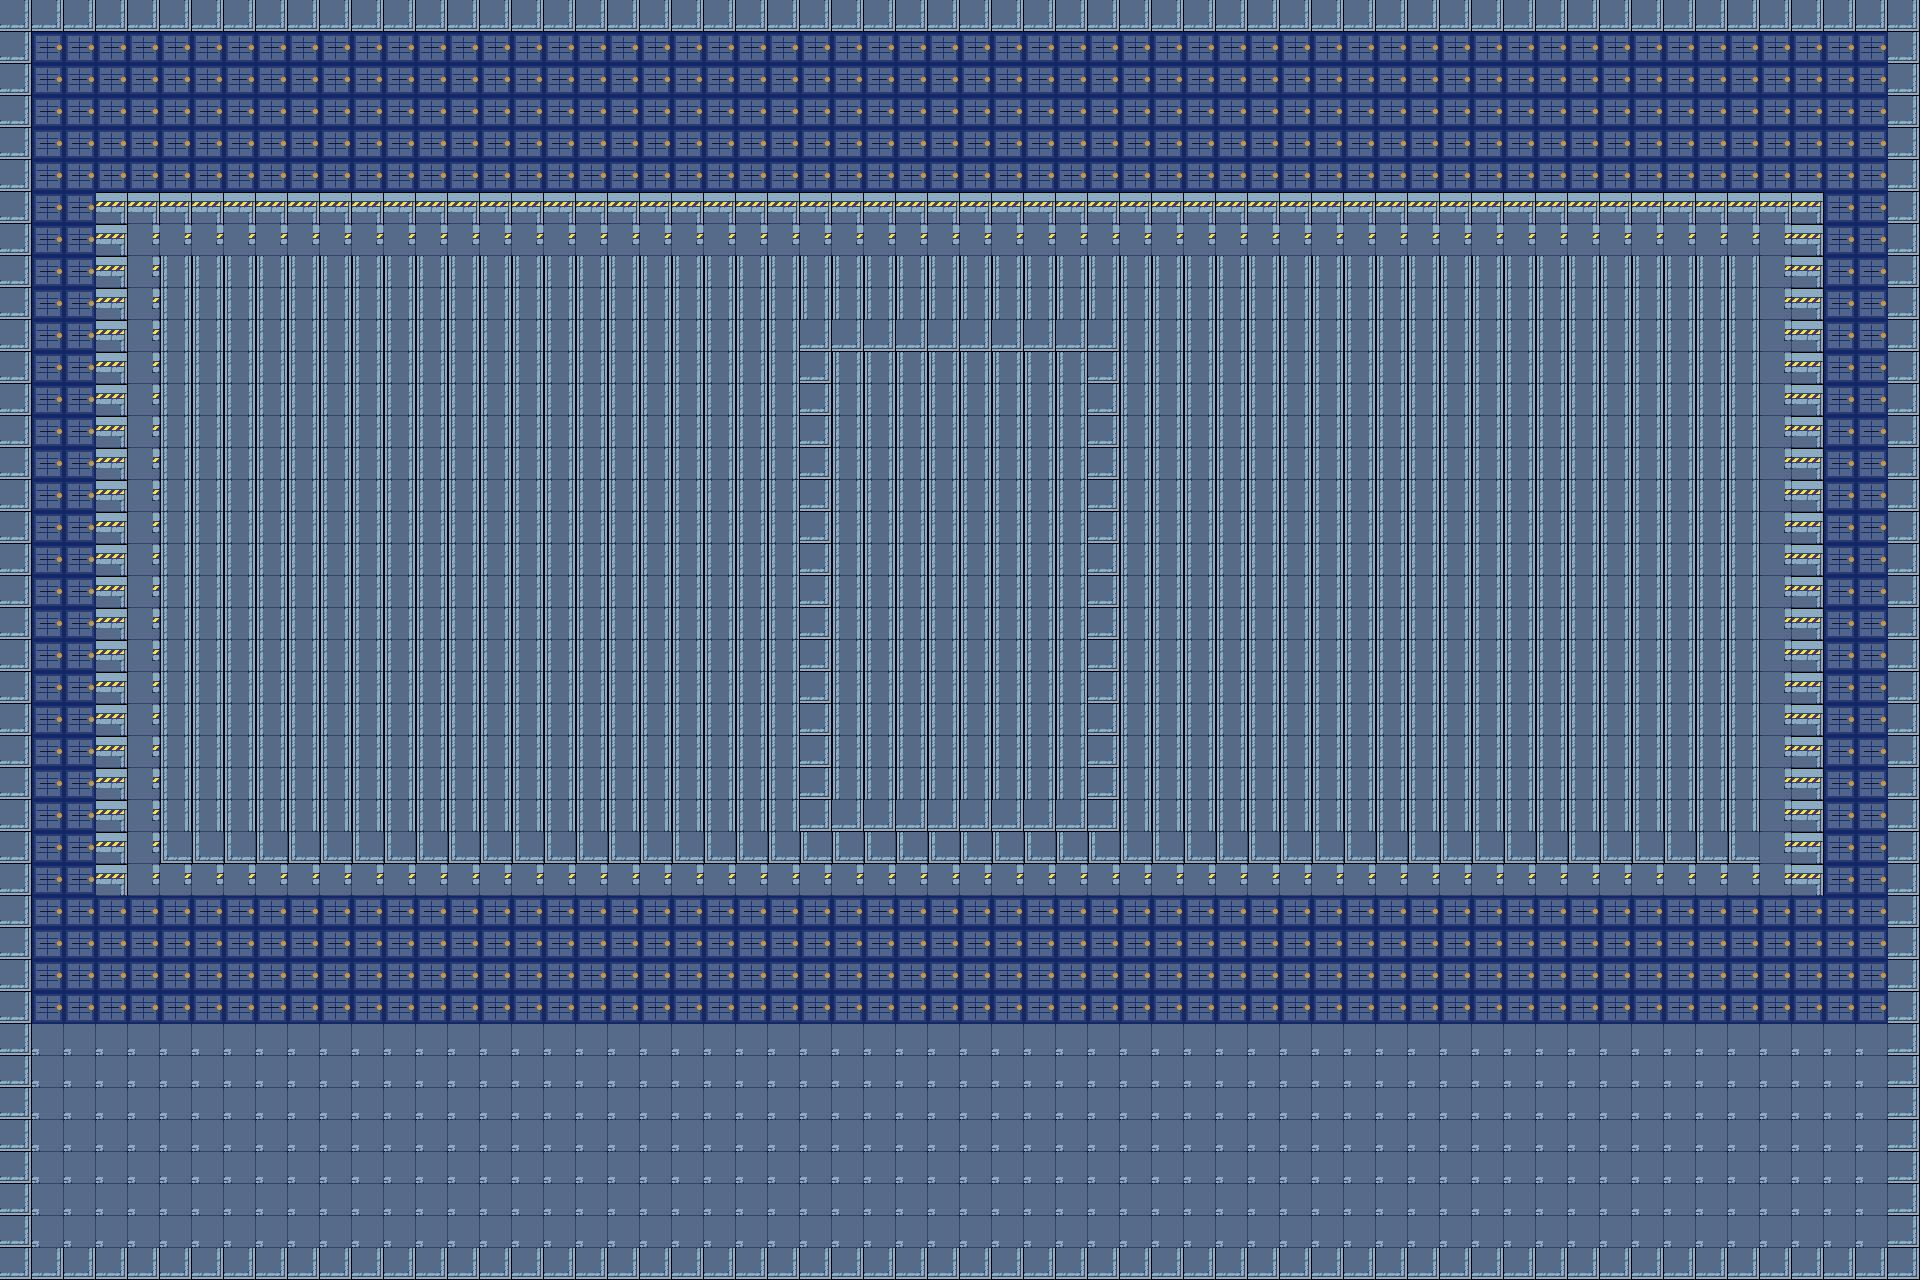

This game map was drawn from its Tiled (.tmx) file and the tilesets committed beside it. A one-line description and the trimmed map source follow:
An orthogonal 60x40 tile map with 32x32 px tiles, 2 tile layers (ground, collision), 2 tilesets and 15 objects (14x Obstacle, Portal).

<map version="1.10" tiledversion="1.11.0" orientation="orthogonal" renderorder="right-down" width="60" height="40" tilewidth="32" tileheight="32" infinite="0" nextlayerid="4" nextobjectid="200">
 <tileset firstgid="1" name="seaport_enhanced" tilewidth="32" tileheight="32" tilecount="24" columns="8">
  <image source="../tilesets/seaport_enhanced.png" width="256" height="96" />
 </tileset>
 <tileset firstgid="25" name="door_enhanced" tilewidth="32" tileheight="32" tilecount="16" columns="4">
  <image source="../tilesets/door_enhanced.png" width="128" height="128" />
 </tileset>
 <layer id="1" name="ground" width="60" height="40">
  <data>[2400 cells, 2400 non-empty, 6 distinct tile ids]</data>
 </layer>
 <layer id="2" name="collision" width="60" height="40">
  <data>[2400 cells, 792 non-empty, 3 distinct tile ids]</data>
 </layer>
 <objectgroup id="3" name="entities">
  <object id="30" name="Rock1" type="Obstacle" x="400" y="400" width="64" height="64">
   <properties>
    <property name="obstacleType" value="rock1" />
   </properties>
  </object>
  <object id="31" name="Rock2" type="Obstacle" x="800" y="400" width="64" height="64">
   <properties>
    <property name="obstacleType" value="rock2" />
   </properties>
  </object>
  <object id="32" name="Rock3" type="Obstacle" x="1200" y="400" width="64" height="64">
   <properties>
    <property name="obstacleType" value="rock3" />
   </properties>
  </object>
  <object id="33" name="Rock4" type="Obstacle" x="600" y="600" width="64" height="64">
   <properties>
    <property name="obstacleType" value="rock1" />
   </properties>
  </object>
  <object id="34" name="Rock5" type="Obstacle" x="1000" y="600" width="64" height="64">
   <properties>
    <property name="obstacleType" value="rock2" />
   </properties>
  </object>
  <object id="35" name="Rock6" type="Obstacle" x="1400" y="600" width="64" height="64">
   <properties>
    <property name="obstacleType" value="rock3" />
   </properties>
  </object>
  <object id="36" name="Rock7" type="Obstacle" x="500" y="800" width="64" height="64">
   <properties>
    <property name="obstacleType" value="rock1" />
   </properties>
  </object>
  <object id="37" name="Rock8" type="Obstacle" x="900" y="800" width="64" height="64">
   <properties>
    <property name="obstacleType" value="rock2" />
   </properties>
  </object>
  <object id="38" name="Rock9" type="Obstacle" x="1300" y="800" width="64" height="64">
   <properties>
    <property name="obstacleType" value="rock3" />
   </properties>
  </object>
  <object id="39" name="Rock10" type="Obstacle" x="700" y="1000" width="64" height="64">
   <properties>
    <property name="obstacleType" value="rock1" />
   </properties>
  </object>
  <object id="40" name="HealRock1" type="Obstacle" x="300" y="500" width="64" height="64">
   <properties>
    <property name="obstacleType" value="heal_rock" />
   </properties>
  </object>
  <object id="41" name="HealRock2" type="Obstacle" x="1100" y="500" width="64" height="64">
   <properties>
    <property name="obstacleType" value="heal_rock" />
   </properties>
  </object>
  <object id="42" name="HealRock3" type="Obstacle" x="700" y="700" width="64" height="64">
   <properties>
    <property name="obstacleType" value="heal_rock" />
   </properties>
  </object>
  <object id="43" name="HealRock4" type="Obstacle" x="1500" y="900" width="64" height="64">
   <properties>
    <property name="obstacleType" value="heal_rock" />
   </properties>
  </object>
  <object id="44" name="BattleArenaPortal" type="Portal" x="1800" y="200" width="64" height="64">
   <properties>
    <property name="destination" value="battle_arena" />
   </properties>
  </object>
 </objectgroup>
</map>